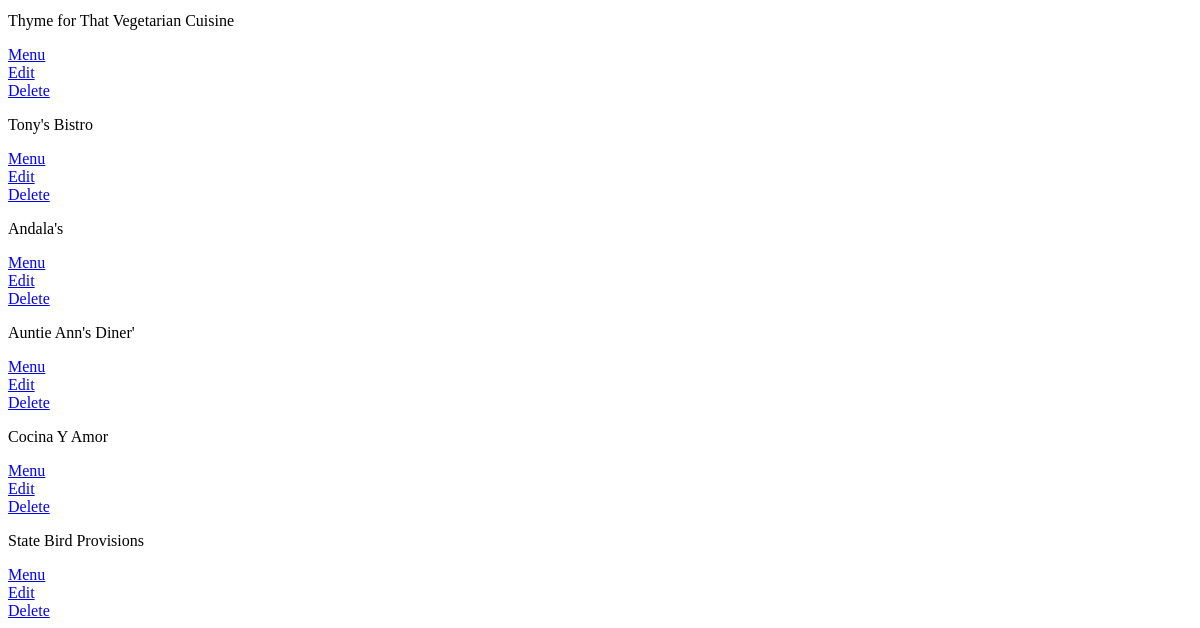
/restaurants/ (lower part), run on an earlier commit of the app's database.
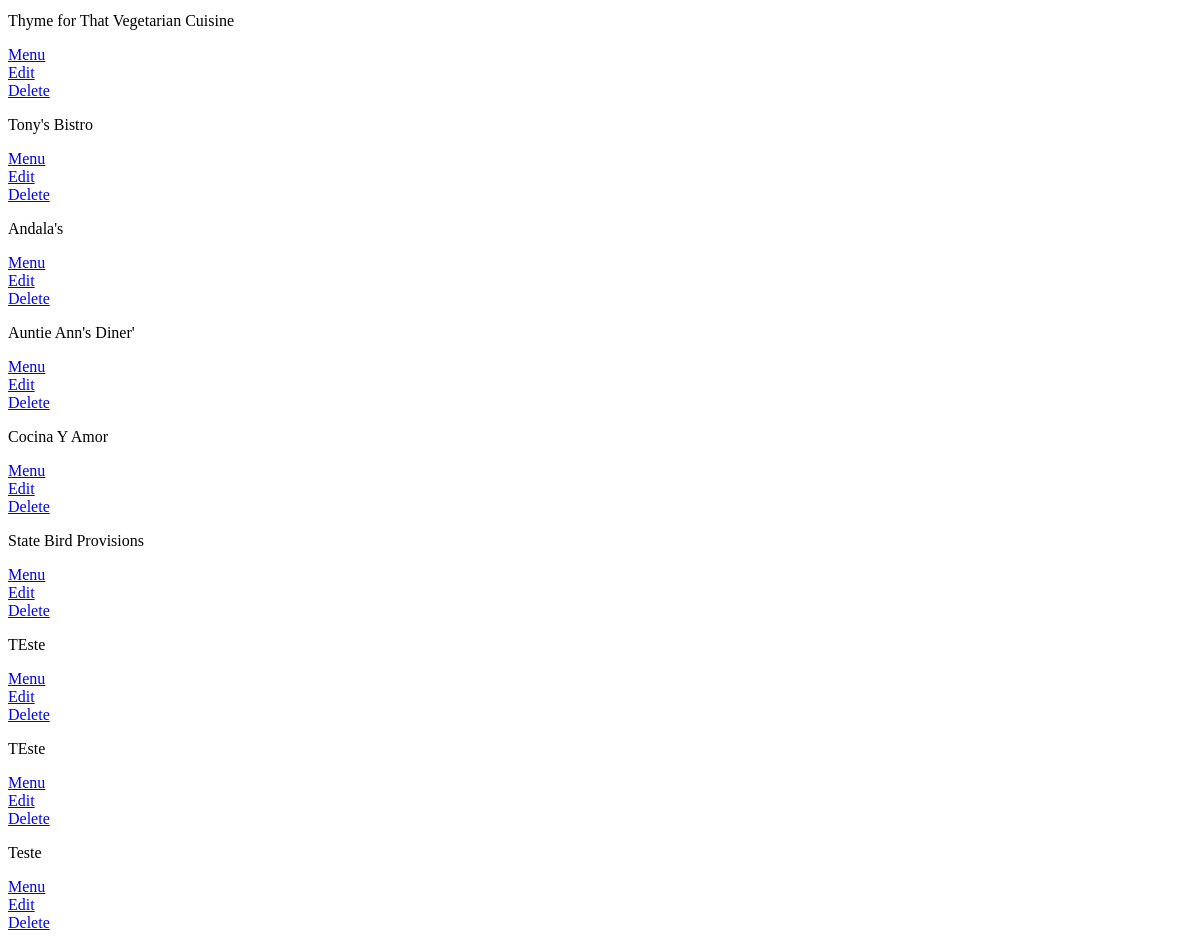
And on a later commit of the database.
### database_setup.py (models this page shows)
class Restaurant(Base):
    __tablename__ = 'restaurant'
    name = Column(String(80), nullable = False)
    id = Column(Integer, primary_key = True)

### finalproject.py (the view)
@app.route('/')
@app.route('/restaurants/')
def showRestaurants():
    restaurants = session.query(Restaurant).all()
    return render_template('restaurants.html', restaurants=restaurants)

### templates/restaurants.html (shortened to what this page needs)
<html>
  <head>
  </head>
  <body>
    {% for i in restaurants %}
    <div>
    <p>{{i.name}}</p>
    <a href={{url_for('showMenu', restaurant_id=i.id)}}>Menu</a></br>
    <a href={{url_for('editRestaurant', restaurant_id=i.id)}}>Edit</a></br>
    <a href ={{url_for('deleteRestaurant', restaurant_id=i.id)}}>Delete</a>
    </div>
    {% endfor %}
  </body>
</html>

What changed in the data, as far as the page shows it:
added Restaurant: name "TEste"
added Restaurant: name "TEste"
added Restaurant: name "Teste"
